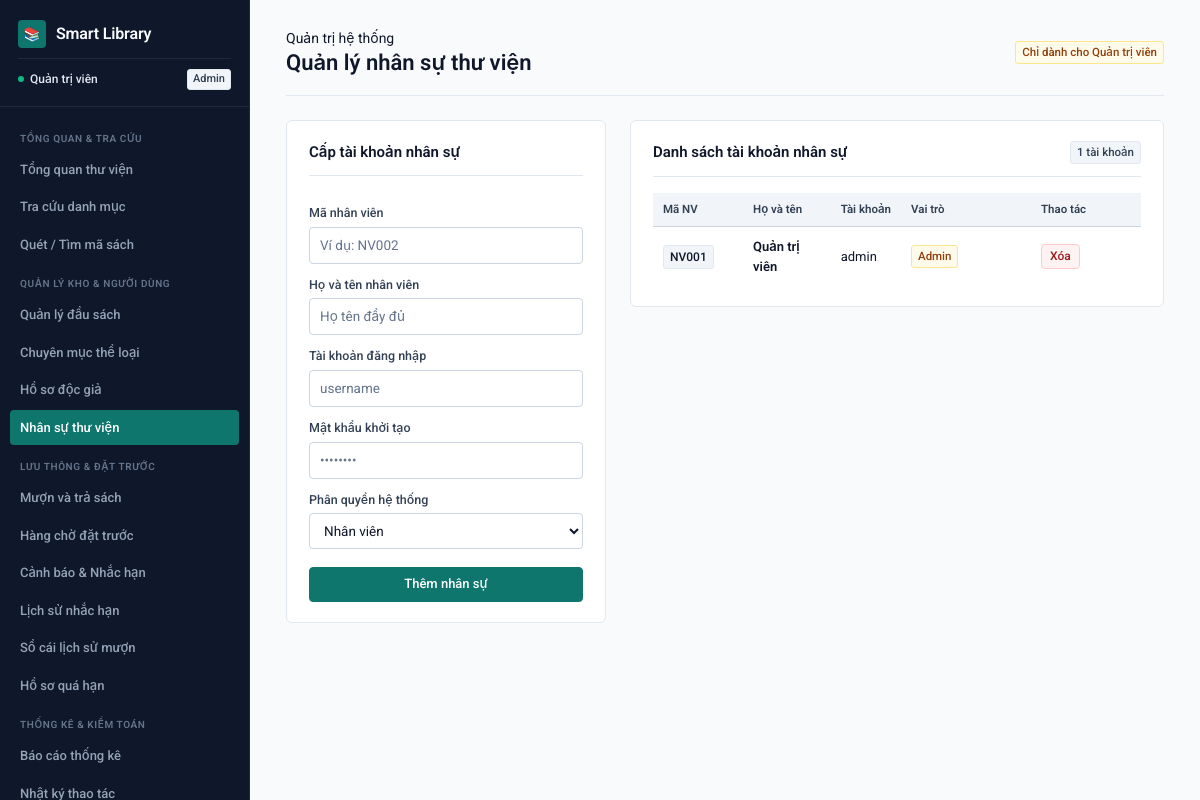
/employees (signed in), run on the app's committed database.
### tables this page shows
CREATE TABLE employees(
        id INTEGER PRIMARY KEY AUTOINCREMENT,
        code TEXT NOT NULL UNIQUE,
        name TEXT NOT NULL,
        username TEXT NOT NULL UNIQUE,
        password TEXT NOT NULL,
        role TEXT NOT NULL DEFAULT 'Nhân viên'
    );

### backend/routes/people.py (the view, shortened to what this page needs)
@app.route("/employees", methods=["GET","POST"])
@login_required
def employees():
    if session.get("role")!="Admin":
        flash("Chỉ Admin được quản lý nhân viên.","error"); return redirect(url_for("dashboard"))
    conn=db()
    rows=conn.execute("SELECT id,code,name,username,role FROM employees ORDER BY id DESC").fetchall()
    conn.close(); return render_template("employees.html",employees=rows)

### backend/api/common.py (called while the page is built)
@app.before_request
def protect_json_writes():
    if request.path.startswith("/api/") and request.method in ("POST", "PUT", "PATCH", "DELETE"):
        origin = request.headers.get("Origin")
        if origin:
            parsed = urlparse(origin)
            allowed = {"127.0.0.1", "localhost"}
            if parsed.hostname not in allowed or parsed.port not in (5001, 5173):
                return fail("Origin không hợp lệ.", 403)
        if not request.is_json:
            return fail("Yêu cầu JSON.", 415)

### backend/core.py (called while the page is built)
@app.context_processor
def inject():
    return {
        "logged_in": "employee_id" in session,
        "employee_name": session.get("employee_name"),
    }

### backend/database.py (called while the page is built)
def db():
    conn = sqlite3.connect(DB)
    conn.row_factory = sqlite3.Row
    conn.execute("PRAGMA foreign_keys=ON")
    return conn

### frontend/templates/admin/employees.html (shortened to what this page needs)
{% extends 'base.html' %}
{% block content %}
<header class="page-header">
  <div>
    <span class="page-kicker">Quản trị hệ thống</span>
    <h1>Quản lý nhân sự thư viện</h1>
  </div>
  <span class="tag warn">Chỉ dành cho Quản trị viên</span>
</header>
<div class="split-layout">
  <form method="post" class="panel sticky-col form-stack">
    <div class="panel-header">
      <h2>Cấp tài khoản nhân sự</h2>
    </div>
    <label>
      Mã nhân viên
      <input name="code" class="mono" required placeholder="Ví dụ: NV002">
    </label>
    <label>
      Họ và tên nhân viên
      <input name="name" required placeholder="Họ tên đầy đủ">
    </label>
    <label>
      Tài khoản đăng nhập
      <input name="username" class="mono" required placeholder="username">
    </label>
    <label>
      Mật khẩu khởi tạo
      <input name="password" required type="password" placeholder="••••••••">
    </label>
    <label>
      Phân quyền hệ thống
      <select name="role">
        <option>Nhân viên</option>
      </select>
    </label>
    <button type="submit" class="btn primary" style="margin-top: 6px;">Thêm nhân sự</button>
  </form>
  <section class="panel">
    <div class="panel-header">
      <h2>Danh sách tài khoản nhân sự</h2>
      <span class="tag neutral">{{ employees|length }} tài khoản</span>
    </div>
    <div class="table-responsive">
      <table>
        <thead>
          <tr>
            <th style="width: 90px;">Mã NV</th>
            <th>Họ và tên</th>
            <th>Tài khoản</th>
            <th style="width: 130px;">Vai trò</th>
            <th style="width: 110px;">Thao tác</th>
          </tr>
        </thead>
        <tbody>
          {% for e in employees %}
          <tr>
            <td><span class="code-cell">{{ e.code }}</span></td>
            <td style="font-weight: 600;">{{ e.name }}</td>
            <td class="mono">{{ e.username }}</td>
            <td>
              <span class="tag {% if e.role == 'Admin' %}warn{% else %}neutral{% endif %}">{{ e.role }}</span>
            </td>
            <td>
              <form method="post" action="{{ url_for('delete_employee', id=e.id) }}" onsubmit="return confirm('Bạn có chắc chắn muốn xóa nhân viên này?')">
                <button type="submit" class="btn danger btn-sm">Xóa</button>
              </form>
            </td>
          </tr>
          {% else %}
          <tr>
            <td colspan="5" class="empty-state">Chưa có dữ liệu nhân sự.</td>
          </tr>
          {% endfor %}
        </tbody>
      </table>
    </div>
  </section>
</div>
{% endblock %}

### frontend/templates/layouts/base.html (shortened to what this page needs)
<!doctype html>
<html lang="vi">
<head>
  <link rel="stylesheet" href="{{ url_for('static', filename='style.css') }}">
</head>
<body>
  {% if logged_in %}
  <aside id="appSidebar">
    <div class="brand-block">
      <div class="brand-title">
        <span class="brand-icon">📚</span>
        <h2>Smart Library</h2>
      </div>
      <div class="operator-meta">
        <span class="operator-badge">
          <i class="operator-dot"></i>
          {{ employee_name }}
        </span>
        <span class="tag neutral" style="font-size: 11px; padding: 1px 5px;">{{ session.get('role', 'Nhân viên') }}</span>
      </div>
    </div>
    <nav class="nav-scroll">
      <span class="nav-category">Tổng quan & Tra cứu</span>
      <a href="{{ url_for('dashboard') }}" class="{% if request.endpoint == 'dashboard' %}active{% endif %}">
        <span>Tổng quan thư viện</span>
      </a>
      <a href="{{ url_for('catalog') }}" class="{% if request.endpoint == 'catalog' %}active{% endif %}">
        <span>Tra cứu danh mục</span>
      </a>
      <a href="{{ url_for('scan_books') }}" class="{% if request.endpoint == 'scan_books' %}active{% endif %}">
        <span>Quét / Tìm mã sách</span>
      </a>
      <span class="nav-category">Quản lý kho & Người dùng</span>
      <a href="{{ url_for('books') }}" class="{% if request.endpoint == 'books' %}active{% endif %}">
        <span>Quản lý đầu sách</span>
      </a>
      <a href="{{ url_for('categories') }}" class="{% if request.endpoint == 'categories' %}active{% endif %}">
        <span>Chuyên mục thể loại</span>
      </a>
      <a href="{{ url_for('readers') }}" class="{% if request.endpoint == 'readers' %}active{% endif %}">
        <span>Hồ sơ độc giả</span>
      </a>
      {% if session.get('role') == 'Admin' %}
      <a href="{{ url_for('employees') }}" class="{% if request.endpoint == 'employees' %}active{% endif %}">
        <span>Nhân sự thư viện</span>
      </a>
      {% endif %}
      <span class="nav-category">Lưu thông & Đặt trước</span>
      <a href="{{ url_for('loans') }}" class="{% if request.endpoint == 'loans' %}active{% endif %}">
        <span>Mượn và trả sách</span>
      </a>
      <a href="{{ url_for('reservations') }}" class="{% if request.endpoint == 'reservations' %}active{% endif %}">
        <span>Hàng chờ đặt trước</span>
      </a>
      <a href="{{ url_for('alerts') }}" class="{% if request.endpoint == 'alerts' %}active{% endif %}">
        <span>Cảnh báo & Nhắc hạn</span>
      </a>
      <a href="{{ url_for('reminder_history') }}" class="{% if request.endpoint == 'reminder_history' %}active{% endif %}">
        <span>Lịch sử nhắc hạn</span>
      </a>
      <a href="{{ url_for('history') }}" class="{% if request.endpoint == 'history' %}active{% endif %}">
        <span>Sổ cái lịch sử mượn</span>
      </a>
      <a href="{{ url_for('overdue') }}" class="{% if request.endpoint == 'overdue' %}active{% endif %}">
        <span>Hồ sơ quá hạn</span>
      </a>
      <span class="nav-category">Thống kê & Kiểm toán</span>
      <a href="{{ url_for('reports') }}" class="{% if request.endpoint == 'reports' %}active{% endif %}">
        <span>Báo cáo thống kê</span>
      </a>
      <a href="{{ url_for('activity') }}" class="{% if request.endpoint == 'activity' %}active{% endif %}">
        <span>Nhật ký thao tác</span>
      </a>
    </nav>
  </aside>
  {% endif %}
  <main>
    {% block content %}{% endblock %}
  </main>
</body>
</html>

### data on the page
employees: name "Quản trị viên", code "NV001", username "admin", role "Admin"

### other printed values
{{ session.get('role', 'Nhân viên') }} "Admin"
{{ employees|length }} "1"
